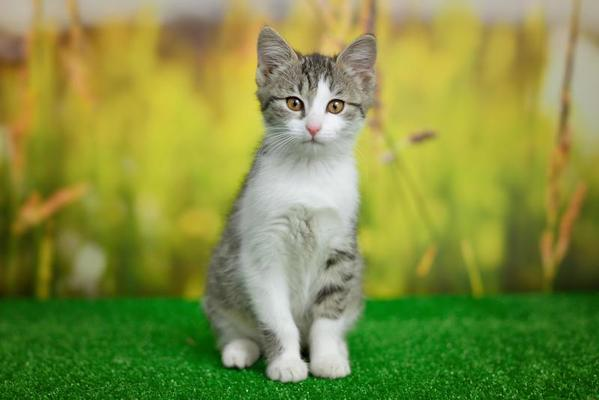
#> input picture Photos/cat.jpg, 599 x 400 px
$ python splitmerge.py
#> lines starting #> are read from the running program, lines starting #| are printed output that depends on the picture
import cv2 as cv
import numpy as np
image= cv.imread('Photos/cat.jpg')
#> image is the input picture: shape (400, 599, 3); mean B, G, R 66, 142.6, 129.7
#split color channels of image
b,g,r= cv.split(image)
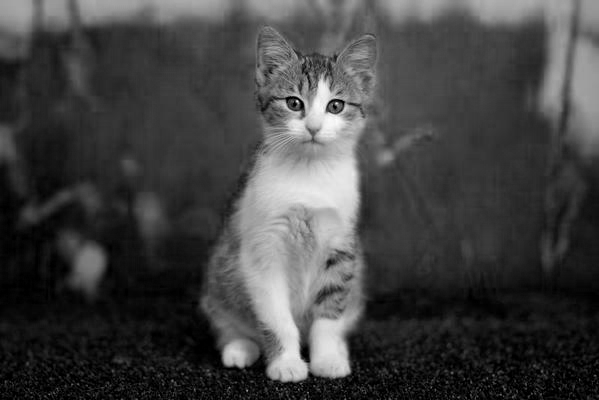
#> b: shape (400, 599); min 0, max 252, mean 66
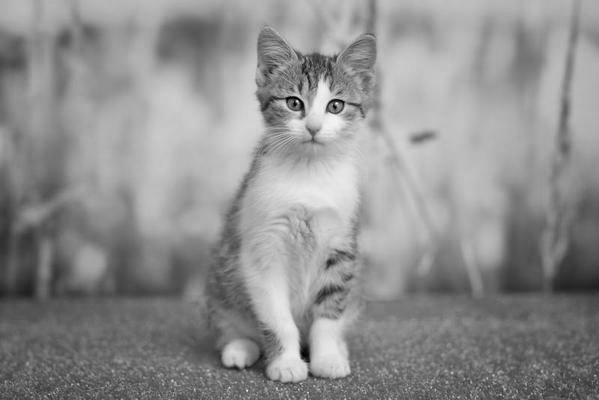
#> g: shape (400, 599); min 0, max 250, mean 142.6
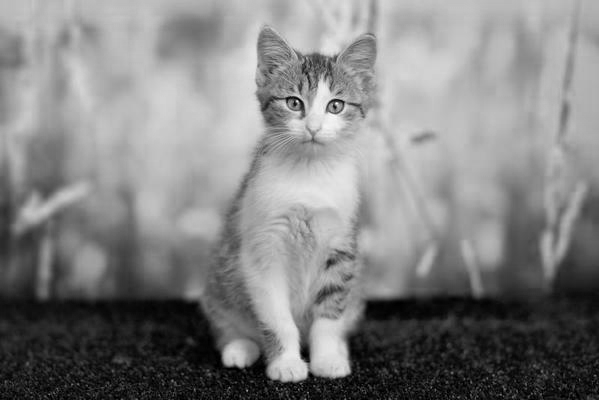
#> r: shape (400, 599); min 0, max 255, mean 129.7
cv.imshow('image',image)
cv.imshow('blue',b)
cv.imshow('green',g)
cv.imshow('red',r)

blank= np.zeros(image.shape[:2], dtype='uint8')
blue=cv.merge([b,blank,blank])
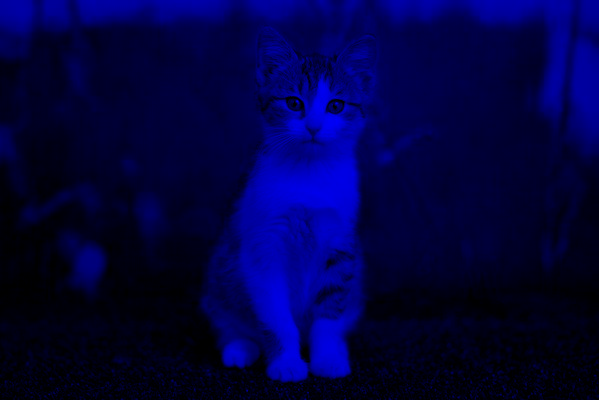
#> blue: shape (400, 599, 3); mean of channels 0, 1, 2 66, 0, 0; drawn as B, G, R
green= cv.merge([blank, g, blank])
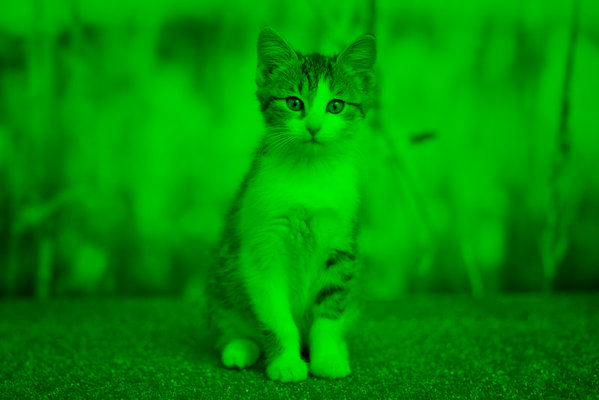
#> green: shape (400, 599, 3); mean of channels 0, 1, 2 0, 142.6, 0; drawn as B, G, R
red= cv.merge([blank, blank, r])
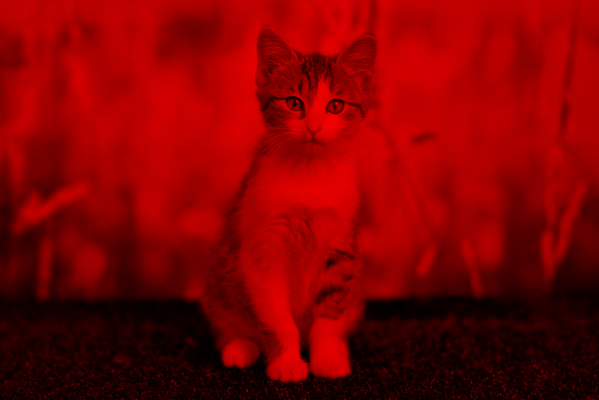
#> red: shape (400, 599, 3); mean of channels 0, 1, 2 0, 0, 129.7; drawn as B, G, R
cv.imshow('blue', blue)
cv.imshow('green', green)
cv.imshow('red', red)

#check shape of image and b,g,r channels
print(image.shape)
#| (400, 599, 3)
print(b.shape)
#| (400, 599)
print(g.shape)
#| (400, 599)
print(r.shape)
#| (400, 599)
#merge color channels
merged= cv.merge([b,g,r])
cv.imshow("merged image", merged)

cv.waitKey(0)

$ run again, with Photos/my.jpg copied over Photos/cat.jpg
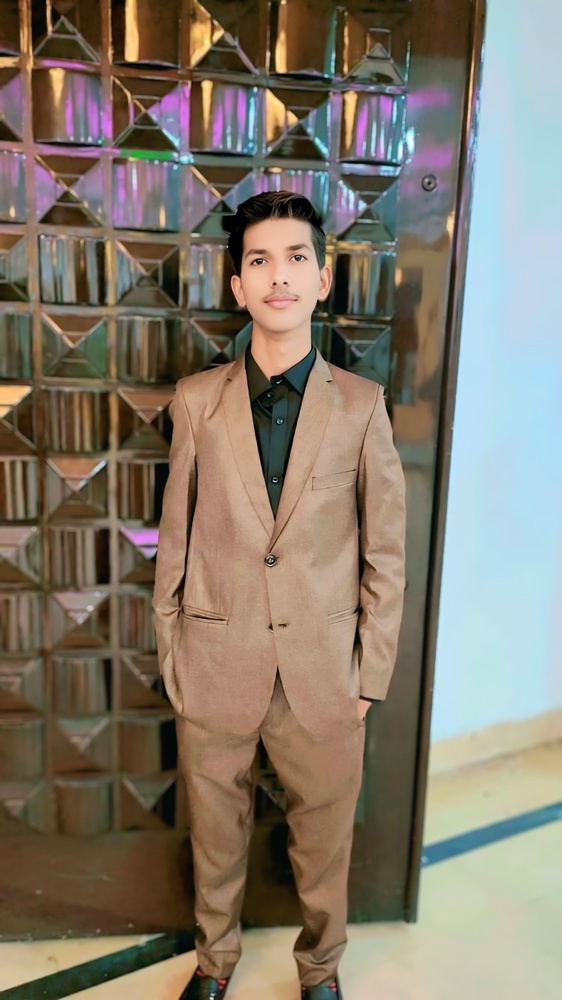
#> input picture Photos/my.jpg, 562 x 1000 px, shrunk from 1755 x 3120 before the run
#> image is the input picture: shape (1000, 562, 3); mean B, G, R 107.6, 121.5, 130.8
#> `green= cv.merge([blank, g, blank])`:
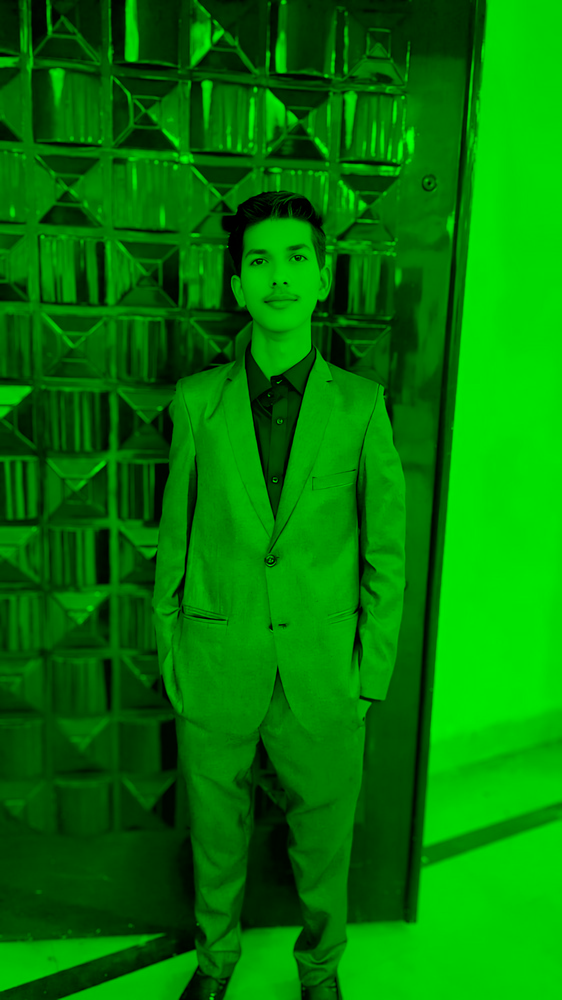
#> green: shape (1000, 562, 3); mean of channels 0, 1, 2 0, 121.5, 0; drawn as B, G, R
#> `red= cv.merge([blank, blank, r])`:
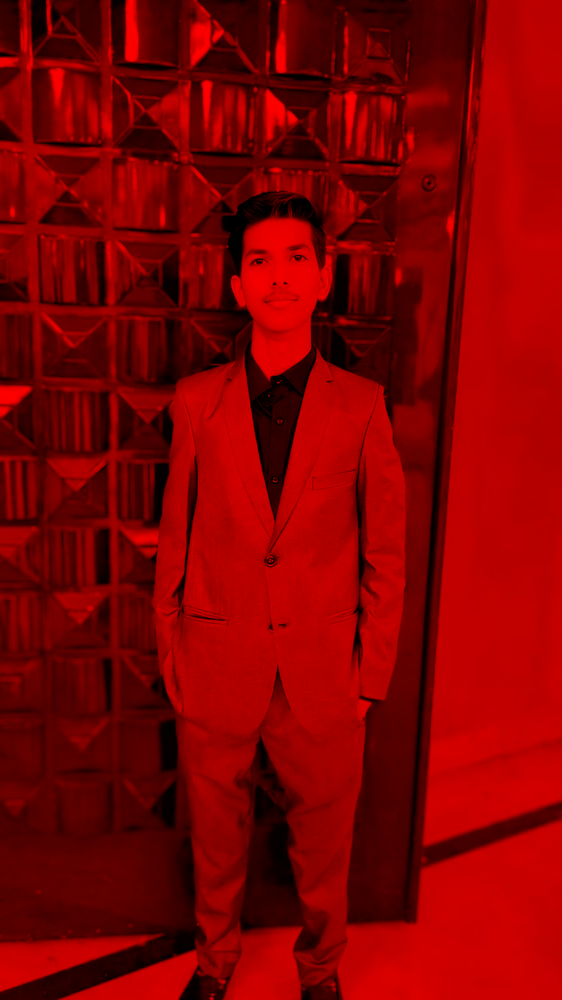
#> red: shape (1000, 562, 3); mean of channels 0, 1, 2 0, 0, 130.8; drawn as B, G, R
#| (1000, 562, 3)
#| (1000, 562)
#| (1000, 562)
#| (1000, 562)
